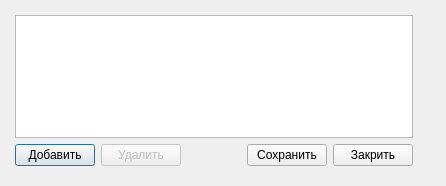
<?xml version="1.0" encoding="UTF-8"?>
<ui version="4.0">
 <class>Dict</class>
 <widget class="QDialog" name="Dict">
  <property name="geometry">
   <rect>
    <x>0</x>
    <y>0</y>
    <width>446</width>
    <height>186</height>
   </rect>
  </property>
  <property name="windowTitle">
   <string>Dialog</string>
  </property>
  <property name="modal">
   <bool>true</bool>
  </property>
  <widget class="QWidget" name="">
   <property name="geometry">
    <rect>
     <x>10</x>
     <y>10</y>
     <width>408</width>
     <height>161</height>
    </rect>
   </property>
   <layout class="QVBoxLayout" name="main">
    <property name="leftMargin">
     <number>5</number>
    </property>
    <property name="topMargin">
     <number>5</number>
    </property>
    <property name="rightMargin">
     <number>5</number>
    </property>
    <property name="bottomMargin">
     <number>5</number>
    </property>
    <item>
     <widget class="QListWidget" name="rowsList"/>
    </item>
    <item>
     <layout class="QHBoxLayout" name="horizontalLayout">
      <item>
       <widget class="QPushButton" name="addBtn">
        <property name="text">
         <string>Добавить</string>
        </property>
       </widget>
      </item>
      <item>
       <widget class="QPushButton" name="deleteBtn">
        <property name="enabled">
         <bool>false</bool>
        </property>
        <property name="text">
         <string>Удалить</string>
        </property>
       </widget>
      </item>
      <item>
       <spacer name="horizontalSpacer">
        <property name="orientation">
         <enum>Qt::Horizontal</enum>
        </property>
        <property name="sizeHint" stdset="0">
         <size>
          <width>40</width>
          <height>20</height>
         </size>
        </property>
       </spacer>
      </item>
      <item>
       <widget class="QPushButton" name="saveBtn">
        <property name="text">
         <string>Сохранить</string>
        </property>
       </widget>
      </item>
      <item>
       <widget class="QPushButton" name="closeBtn">
        <property name="text">
         <string>Закрить</string>
        </property>
       </widget>
      </item>
     </layout>
    </item>
   </layout>
  </widget>
 </widget>
 <resources/>
 <connections/>
</ui>
